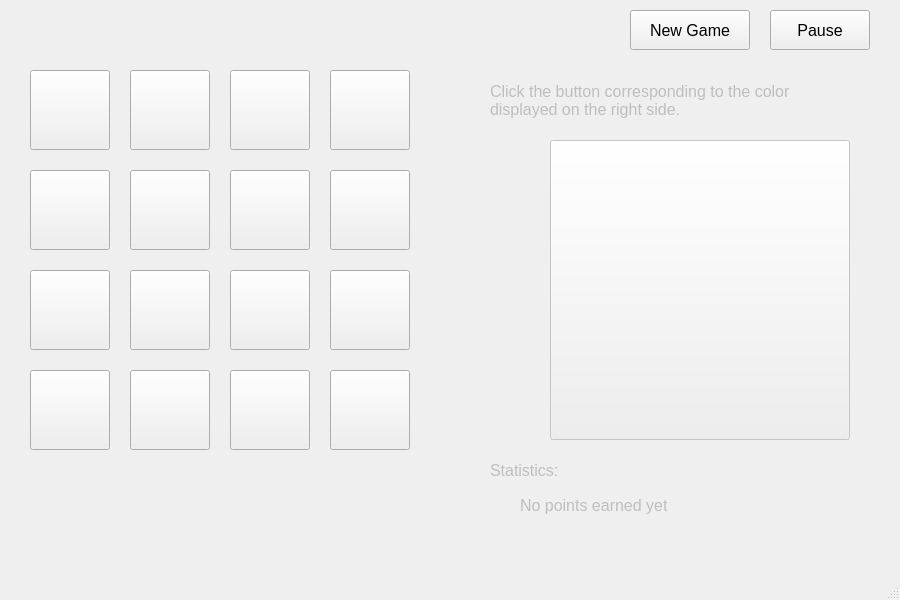
<?xml version="1.0" encoding="UTF-8"?>
<ui version="4.0">
 <class>ReflexTest</class>
 <widget class="QMainWindow" name="ReflexTest">
  <property name="geometry">
   <rect>
    <x>0</x>
    <y>0</y>
    <width>900</width>
    <height>600</height>
   </rect>
  </property>
  <property name="minimumSize">
   <size>
    <width>900</width>
    <height>600</height>
   </size>
  </property>
  <property name="maximumSize">
   <size>
    <width>900</width>
    <height>600</height>
   </size>
  </property>
  <property name="windowTitle">
   <string>ReflexTest</string>
  </property>
  <widget class="QWidget" name="centralwidget">
   <widget class="QPushButton" name="colorButton1">
    <property name="geometry">
     <rect>
      <x>30</x>
      <y>70</y>
      <width>80</width>
      <height>80</height>
     </rect>
    </property>
    <property name="minimumSize">
     <size>
      <width>80</width>
      <height>80</height>
     </size>
    </property>
    <property name="maximumSize">
     <size>
      <width>50</width>
      <height>50</height>
     </size>
    </property>
    <property name="text">
     <string/>
    </property>
   </widget>
   <widget class="QPushButton" name="colorButton2">
    <property name="geometry">
     <rect>
      <x>130</x>
      <y>70</y>
      <width>80</width>
      <height>80</height>
     </rect>
    </property>
    <property name="minimumSize">
     <size>
      <width>80</width>
      <height>80</height>
     </size>
    </property>
    <property name="maximumSize">
     <size>
      <width>80</width>
      <height>80</height>
     </size>
    </property>
    <property name="text">
     <string/>
    </property>
   </widget>
   <widget class="QPushButton" name="colorButton3">
    <property name="geometry">
     <rect>
      <x>230</x>
      <y>70</y>
      <width>80</width>
      <height>80</height>
     </rect>
    </property>
    <property name="minimumSize">
     <size>
      <width>80</width>
      <height>80</height>
     </size>
    </property>
    <property name="maximumSize">
     <size>
      <width>80</width>
      <height>80</height>
     </size>
    </property>
    <property name="text">
     <string/>
    </property>
   </widget>
   <widget class="QPushButton" name="colorButton4">
    <property name="geometry">
     <rect>
      <x>330</x>
      <y>70</y>
      <width>80</width>
      <height>80</height>
     </rect>
    </property>
    <property name="minimumSize">
     <size>
      <width>80</width>
      <height>80</height>
     </size>
    </property>
    <property name="maximumSize">
     <size>
      <width>80</width>
      <height>80</height>
     </size>
    </property>
    <property name="text">
     <string/>
    </property>
   </widget>
   <widget class="QPushButton" name="referenceColorButton">
    <property name="enabled">
     <bool>false</bool>
    </property>
    <property name="geometry">
     <rect>
      <x>550</x>
      <y>140</y>
      <width>300</width>
      <height>300</height>
     </rect>
    </property>
    <property name="minimumSize">
     <size>
      <width>300</width>
      <height>300</height>
     </size>
    </property>
    <property name="maximumSize">
     <size>
      <width>300</width>
      <height>300</height>
     </size>
    </property>
    <property name="text">
     <string/>
    </property>
   </widget>
   <widget class="QLabel" name="guidanceLabel">
    <property name="enabled">
     <bool>false</bool>
    </property>
    <property name="geometry">
     <rect>
      <x>490</x>
      <y>60</y>
      <width>391</width>
      <height>81</height>
     </rect>
    </property>
    <property name="font">
     <font>
      <pointsize>12</pointsize>
     </font>
    </property>
    <property name="text">
     <string>&lt;html&gt;&lt;head/&gt;&lt;body&gt;&lt;p&gt;Click the button corresponding to the color &lt;br/&gt;displayed on the right side.&lt;/p&gt;&lt;/body&gt;&lt;/html&gt;</string>
    </property>
   </widget>
   <widget class="QLabel" name="guidanceLabel_2">
    <property name="enabled">
     <bool>false</bool>
    </property>
    <property name="geometry">
     <rect>
      <x>490</x>
      <y>450</y>
      <width>111</width>
      <height>41</height>
     </rect>
    </property>
    <property name="font">
     <font>
      <pointsize>12</pointsize>
     </font>
    </property>
    <property name="text">
     <string>&lt;html&gt;&lt;head/&gt;&lt;body&gt;&lt;p&gt;Statistics:&lt;/p&gt;&lt;/body&gt;&lt;/html&gt;</string>
    </property>
   </widget>
   <widget class="QLabel" name="pointsLabel">
    <property name="enabled">
     <bool>false</bool>
    </property>
    <property name="geometry">
     <rect>
      <x>520</x>
      <y>490</y>
      <width>351</width>
      <height>31</height>
     </rect>
    </property>
    <property name="font">
     <font>
      <pointsize>12</pointsize>
     </font>
    </property>
    <property name="text">
     <string>No points earned yet</string>
    </property>
   </widget>
   <widget class="QPushButton" name="pauseButton">
    <property name="geometry">
     <rect>
      <x>770</x>
      <y>10</y>
      <width>100</width>
      <height>40</height>
     </rect>
    </property>
    <property name="minimumSize">
     <size>
      <width>100</width>
      <height>40</height>
     </size>
    </property>
    <property name="maximumSize">
     <size>
      <width>100</width>
      <height>40</height>
     </size>
    </property>
    <property name="font">
     <font>
      <pointsize>12</pointsize>
     </font>
    </property>
    <property name="text">
     <string>Pause</string>
    </property>
   </widget>
   <widget class="QPushButton" name="newGameButton">
    <property name="geometry">
     <rect>
      <x>630</x>
      <y>10</y>
      <width>120</width>
      <height>40</height>
     </rect>
    </property>
    <property name="minimumSize">
     <size>
      <width>120</width>
      <height>40</height>
     </size>
    </property>
    <property name="maximumSize">
     <size>
      <width>120</width>
      <height>40</height>
     </size>
    </property>
    <property name="font">
     <font>
      <pointsize>12</pointsize>
     </font>
    </property>
    <property name="text">
     <string>New Game</string>
    </property>
   </widget>
   <widget class="QPushButton" name="colorButton6">
    <property name="geometry">
     <rect>
      <x>130</x>
      <y>170</y>
      <width>80</width>
      <height>80</height>
     </rect>
    </property>
    <property name="minimumSize">
     <size>
      <width>80</width>
      <height>80</height>
     </size>
    </property>
    <property name="maximumSize">
     <size>
      <width>50</width>
      <height>50</height>
     </size>
    </property>
    <property name="text">
     <string/>
    </property>
   </widget>
   <widget class="QPushButton" name="colorButton7">
    <property name="geometry">
     <rect>
      <x>230</x>
      <y>170</y>
      <width>80</width>
      <height>80</height>
     </rect>
    </property>
    <property name="minimumSize">
     <size>
      <width>80</width>
      <height>80</height>
     </size>
    </property>
    <property name="maximumSize">
     <size>
      <width>50</width>
      <height>50</height>
     </size>
    </property>
    <property name="text">
     <string/>
    </property>
   </widget>
   <widget class="QPushButton" name="colorButton8">
    <property name="geometry">
     <rect>
      <x>330</x>
      <y>170</y>
      <width>80</width>
      <height>80</height>
     </rect>
    </property>
    <property name="minimumSize">
     <size>
      <width>80</width>
      <height>80</height>
     </size>
    </property>
    <property name="maximumSize">
     <size>
      <width>50</width>
      <height>50</height>
     </size>
    </property>
    <property name="text">
     <string/>
    </property>
   </widget>
   <widget class="QPushButton" name="colorButton9">
    <property name="geometry">
     <rect>
      <x>30</x>
      <y>270</y>
      <width>80</width>
      <height>80</height>
     </rect>
    </property>
    <property name="minimumSize">
     <size>
      <width>80</width>
      <height>80</height>
     </size>
    </property>
    <property name="maximumSize">
     <size>
      <width>50</width>
      <height>50</height>
     </size>
    </property>
    <property name="text">
     <string/>
    </property>
   </widget>
   <widget class="QPushButton" name="colorButton10">
    <property name="geometry">
     <rect>
      <x>130</x>
      <y>270</y>
      <width>80</width>
      <height>80</height>
     </rect>
    </property>
    <property name="minimumSize">
     <size>
      <width>80</width>
      <height>80</height>
     </size>
    </property>
    <property name="maximumSize">
     <size>
      <width>50</width>
      <height>50</height>
     </size>
    </property>
    <property name="text">
     <string/>
    </property>
   </widget>
   <widget class="QPushButton" name="colorButton11">
    <property name="geometry">
     <rect>
      <x>230</x>
      <y>270</y>
      <width>80</width>
      <height>80</height>
     </rect>
    </property>
    <property name="minimumSize">
     <size>
      <width>80</width>
      <height>80</height>
     </size>
    </property>
    <property name="maximumSize">
     <size>
      <width>50</width>
      <height>50</height>
     </size>
    </property>
    <property name="text">
     <string/>
    </property>
   </widget>
   <widget class="QPushButton" name="colorButton12">
    <property name="geometry">
     <rect>
      <x>330</x>
      <y>270</y>
      <width>80</width>
      <height>80</height>
     </rect>
    </property>
    <property name="minimumSize">
     <size>
      <width>80</width>
      <height>80</height>
     </size>
    </property>
    <property name="maximumSize">
     <size>
      <width>50</width>
      <height>50</height>
     </size>
    </property>
    <property name="text">
     <string/>
    </property>
   </widget>
   <widget class="QPushButton" name="colorButton13">
    <property name="geometry">
     <rect>
      <x>30</x>
      <y>370</y>
      <width>80</width>
      <height>80</height>
     </rect>
    </property>
    <property name="minimumSize">
     <size>
      <width>80</width>
      <height>80</height>
     </size>
    </property>
    <property name="maximumSize">
     <size>
      <width>50</width>
      <height>50</height>
     </size>
    </property>
    <property name="text">
     <string/>
    </property>
   </widget>
   <widget class="QPushButton" name="colorButton14">
    <property name="geometry">
     <rect>
      <x>130</x>
      <y>370</y>
      <width>80</width>
      <height>80</height>
     </rect>
    </property>
    <property name="minimumSize">
     <size>
      <width>80</width>
      <height>80</height>
     </size>
    </property>
    <property name="maximumSize">
     <size>
      <width>50</width>
      <height>50</height>
     </size>
    </property>
    <property name="text">
     <string/>
    </property>
   </widget>
   <widget class="QPushButton" name="colorButton15">
    <property name="geometry">
     <rect>
      <x>230</x>
      <y>370</y>
      <width>80</width>
      <height>80</height>
     </rect>
    </property>
    <property name="minimumSize">
     <size>
      <width>80</width>
      <height>80</height>
     </size>
    </property>
    <property name="maximumSize">
     <size>
      <width>50</width>
      <height>50</height>
     </size>
    </property>
    <property name="text">
     <string/>
    </property>
   </widget>
   <widget class="QPushButton" name="colorButton16">
    <property name="geometry">
     <rect>
      <x>330</x>
      <y>370</y>
      <width>80</width>
      <height>80</height>
     </rect>
    </property>
    <property name="minimumSize">
     <size>
      <width>80</width>
      <height>80</height>
     </size>
    </property>
    <property name="maximumSize">
     <size>
      <width>50</width>
      <height>50</height>
     </size>
    </property>
    <property name="text">
     <string/>
    </property>
   </widget>
   <widget class="QPushButton" name="colorButton5">
    <property name="geometry">
     <rect>
      <x>30</x>
      <y>170</y>
      <width>80</width>
      <height>80</height>
     </rect>
    </property>
    <property name="minimumSize">
     <size>
      <width>80</width>
      <height>80</height>
     </size>
    </property>
    <property name="maximumSize">
     <size>
      <width>50</width>
      <height>50</height>
     </size>
    </property>
    <property name="text">
     <string/>
    </property>
   </widget>
  </widget>
  <widget class="QMenuBar" name="menubar">
   <property name="geometry">
    <rect>
     <x>0</x>
     <y>0</y>
     <width>900</width>
     <height>26</height>
    </rect>
   </property>
  </widget>
  <widget class="QStatusBar" name="statusbar"/>
 </widget>
 <resources/>
 <connections/>
</ui>
